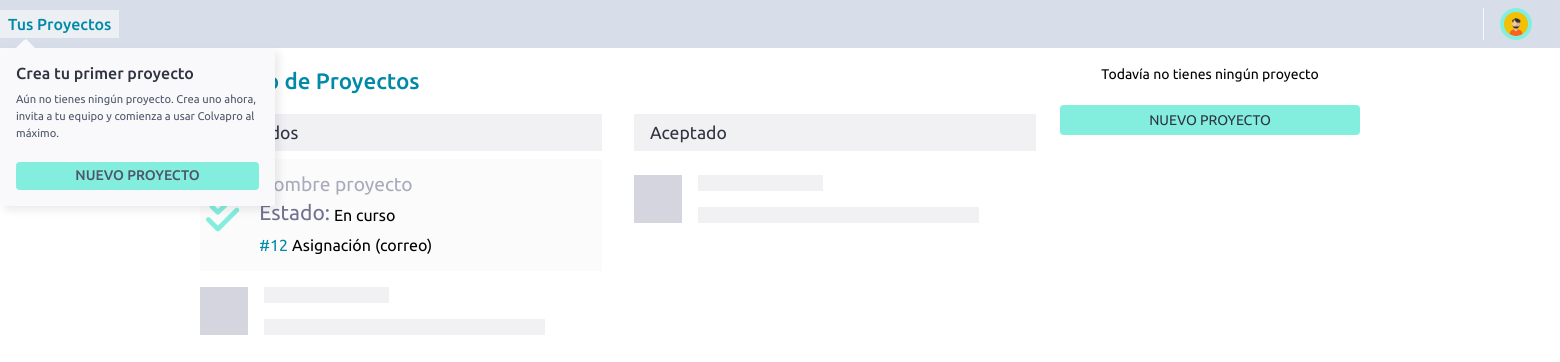
The app's page /project/manager/1/, older data.
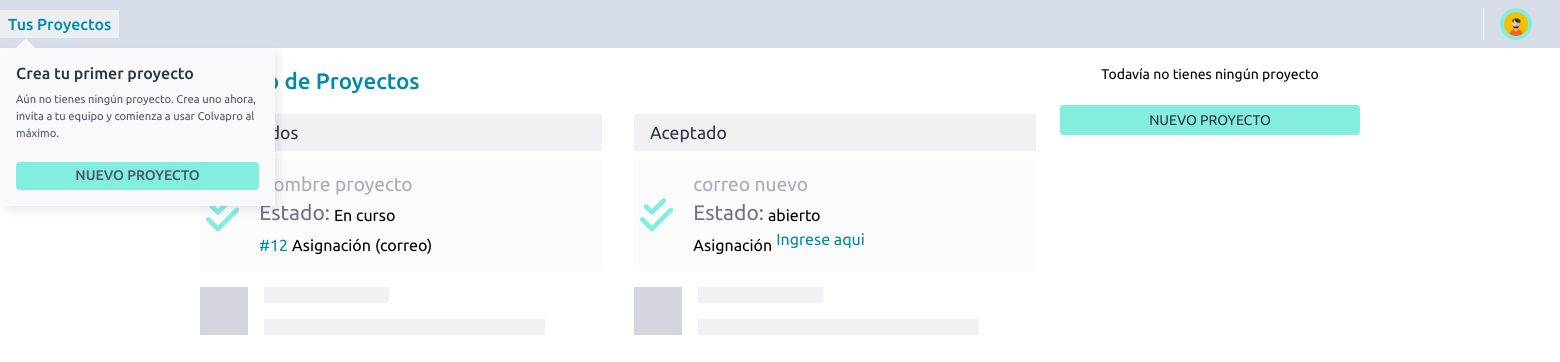
The same page, newer data.
### gestor/models.py (models this page shows)
class Proyecto(models.Model):
    STATES = (
        ('abierto', 'Abierto'),
        ('suspendido', 'Suspendido'),
        ('cerrado', 'Cerrado'),
    )
    CATEGORIA = (
        ('I', 'Tipo I'),
        ('II', 'Tipo II'),
        ('III', 'Tipo III'),
        ('IV', 'Tipo IV'),
    )
    FASES = (
        ('inicio', 'Inicio'),
        ('planeacion', 'Planeación'),
        ('ejecucion', 'Ejecución'),
        ('monitoreo_control', 'Monitoreo y Control'),
        ('cierre', 'Cierre'),
    )
    TYPE =(
        ('abierto', 'Proyectos Integración'),
        ('suspendido', 'Necesidades entrega operación'),
        ('desarollo', 'Proyectos Producto Propio'),
        ('cerrado', 'Cerrado'),
    )
    name = models.CharField(max_length=100)
    codigo = models.CharField(max_length=100) ## auto increment - automatico
    description = models.TextField()
    fecha_creacion = models.DateField(auto_now_add=True)
    fecha_inicio_planeada = models.DateField(null=True, blank=True) #
    fecha_inicio_real = models.DateField(null=True, blank=True) ##  automatica
    fecha_finalizacion_planeada = models.DateField(null=True, blank=True)
    fecha_finalizacion_real = models.DateField(null=True, blank=True) # automatica
    alcance = models.TextField()
    estado = models.CharField(max_length=50 , choices=STATES) ## generar tipos
    porcentaje_completado = models.IntegerField(default=0) ## automatico
    tipo = models.CharField(max_length=50 , choices = TYPE ) ##  proyecto o necesidad
    user = models.ForeignKey(Usuario, on_delete=models.CASCADE)
    lider = models.CharField(max_length=100) ## automatico
    grupo = models.ManyToManyField('Grupo', related_name='proyectos', blank=False) ## grupo asociado lista desplegable - brayan
    categoria = models.CharField(max_length=100 , choices = CATEGORIA) # desplegable  lista desplegable - brayan
    antecedentes = models.TextField() ###
    fase = models.CharField(max_length=100 ,choices = FASES) ### lista , brayan los tiene
    programas = models.ManyToManyField('Programa', related_name='proyectos', blank=False ) # lista falta llegar
    comentarios = models.TextField(null=True, blank=True) ##
    spi = models.FloatField(default=0) ## indicador
    es = models.FloatField(default=0) ## formualdo
    columna = models.BooleanField(default=False) ##  asignado

### gestor/views.py (the view)
# urls.py: path('project/manager/<str:id_gerente>/', inicio_gerente, name='inicio_manager'),
def inicio_gerente(request, id_gerente):
    usuario = Usuario.objects.get(id=id_gerente)
    proyectos = Proyecto.objects.filter(user=usuario)
    context = {
        'email': 'user.email',
        'first_name': 'user.first_name',
        'proyectos': proyectos,
    }
    return render(request, "./user/inicio_gerente.html", context)

### templates/user/inicio_gerente.html (shortened to what this page needs)
<!DOCTYPE html>
<html lang="es">
  <head>
    {% load static %}
    <link rel="stylesheet" href="{% static './css/theme-taiga.css' %}" />
  </head>
  <body>
    <div tg-navigation-bar="" ng-if="!errorHandling.showingError">
      <nav ng-if="vm.isEnabledHeader" class="navbar">
        <div class="nav-left">
          <div
            tg-dropdown-project-list="tg-dropdown-project-list"
            class="topnav-dropdown-wrapper"
          >
            <div class="dropdown-project-list">
              <a
                href=""
                title="Proyectos"
                tg-nav="projects"
                class="dropdown-project-list-projects"
              >
                Tus Proyectos
              </a>
              <div class="navbar-dropdown">
                <div>
                  <h2>Crea tu primer proyecto</h2>
                  <p class="dropdown-project-list-desc">
                    Aún no tienes ningún proyecto. Crea uno ahora, invita a tu
                    equipo y comienza a usar Colvapro al máximo.
                  </p>
                  <div class="create-options">
                    <a
                      href="{% url 'crearprojecto' %}"
                      title="Nuevo proyecto"
                      class="create-project-btn button-primary"
                      ><span>Nuevo proyecto</span></a
                    >
                  </div>
                </div>
              </div>
            </div>
          </div>
        </div>
        <div tg-dropdown-user="tg-dropdown-user">
          <div class="dropdown-user-inner">
            <div class="dropdown-user-navbar">
              <a
                tg-nav="profile"
                title="mike"
                class="user-avatar"
                href="http://localhost:9000/profile"
                ><img
                  tg-avatar="vm.user"
                  alt="mike"
                  src="{% static './media/user-avatar-05.png' %}"
                  title="mike"
                  style="background: rgb(183, 203, 131)"
              /></a>
              <button class="chevron">
              </button>
            </div>
          </div>
        </div>
      </nav>
    </div>
    <div ng-if="!errorHandling.showingError">
      <div ng-view="" class="master">
        <div class="home-wrapper centered">
          <div class="duty-summary">
            <h1>Tablero de Proyectos</h1>
            <tg-working-on class="dashboard-container">
              <section class="working-on-container">
                <header>
                  <h2 class="title-bar working-on-title">Asignados</h2>
                </header>
                <div
                  ng-if="vm.assignedTo != undefined &amp;&amp; vm.assignedTo.size === 0"
                  class="working-on-empty"
                >
                  <div class="contable">
                    <div class="contCard">
                      <div class="imagen">
                        <i class="fas fa-check-double"></i>
                      </div>
                      <div class="textos">
                        <h3>Nombre proyecto</h3>
                        <div class="estadotarea">
                          <span class="tarea">Estado:</span>
                          <p class="estado">En curso</p>
                        </div>
                        <div class="contAsig">
                          <p class="datenum">#12</p>
                          <p class="datenumText">Asignación</p>
                          <p class="asg">(correo)</p>
                        </div>
                      </div>
                    </div>
                  </div>
                  <div class="empty-ticket">
                    <div class="avatar"></div>
                    <div class="data">
                      <div class="line"></div>
                      <div class="line"></div>
                    </div>
                  </div>
                </div>
              </section>
              <section class="watching-container">
                <header>
                  <h2 class="title-bar watching-title">Aceptado</h2>
                </header>
                <div class="watching-empty" >
                  {% for proyecto in  proyectos %}
                    <div class="contCard">
                        <div class="imagen">
                          <i class="fas fa-check-double"></i>
                        </div>
                        <div class="textos">
                          <h3>{{proyecto.name}}</h3>
                          <div class="estadotarea">
                            <span class="tarea">Estado:</span>
                            <p class="estado">{{proyecto.estado}}</p>
                          </div>
                          <div class="contAsig">
                            <p class="datenumText">Asignación</p>
                            <a  href="{% url 'project' id_proyect=proyecto.id %}" class="asg">Ingrese aqui</a>
                          </div>
                        </div>
                      </div>
                      {% endfor %}
                  <div class="empty-ticket">
                    <div class="avatar"></div>
                    <div class="data">
                      <div class="line"></div>
                      <div class="line"></div>
                    </div>
                  </div>
                </div>
              </section>
            </tg-working-on>
          </div>
          <aside tg-home-project-list="" class="project-list">
            <section
              ng-if="vm.projects != undefined &amp;&amp; vm.projects.size === 0"
              class="projects-empty"
            >
              <p>Todavía no tienes ningún proyecto</p>
              <a
                variant="primary"
                href="{% url 'crearprojecto' %}"
                title="Crear proyecto"
                class="btn-small create-project-button"
                >Nuevo proyecto</a
              >
            </section>
          </aside>
        </div>
      </div>
    </div>
  </body>
</html>

### templates/user/inicio_gerente.html (style rules this page uses)
.centered { max-width: 1200px; }
.centered h3 { color: #a9aabc; font-size: 1.2em; }
.home-wrapper .dashboard-container { display: flex; flex-direction: row; margin-right: 1.5rem; }
.contCard { align-items: center; background-color: #fbfbfb; display: flex; justify-content: center; height: 112px; }
.imagen { align-items: center; color: #83eede; display: flex; justify-content: center; margin-right: 10px; padding: 6px; height: 50px; width: 50px; }
.textos { padding: 4px; width: 100%; }
.imagen .fas { font-size: 38px; }
.estadotarea { display: flex; }
span.tarea { color: #70728f; font-size: 21px; margin-right: 4px; }
.watching-empty p, .working-on-empty p { margin: 0px; margin-top: 4px; }
.contAsig { display: flex; padding: 2px 0px; }
.contAsig .datenum { color: #008aa8; margin-right: 4px; }
.contAsig .datenumText { margin-right: 4px; }

Row changes from the older to the newer data that the page shows:
added Proyecto: name "correo nuevo", estado "abierto"
